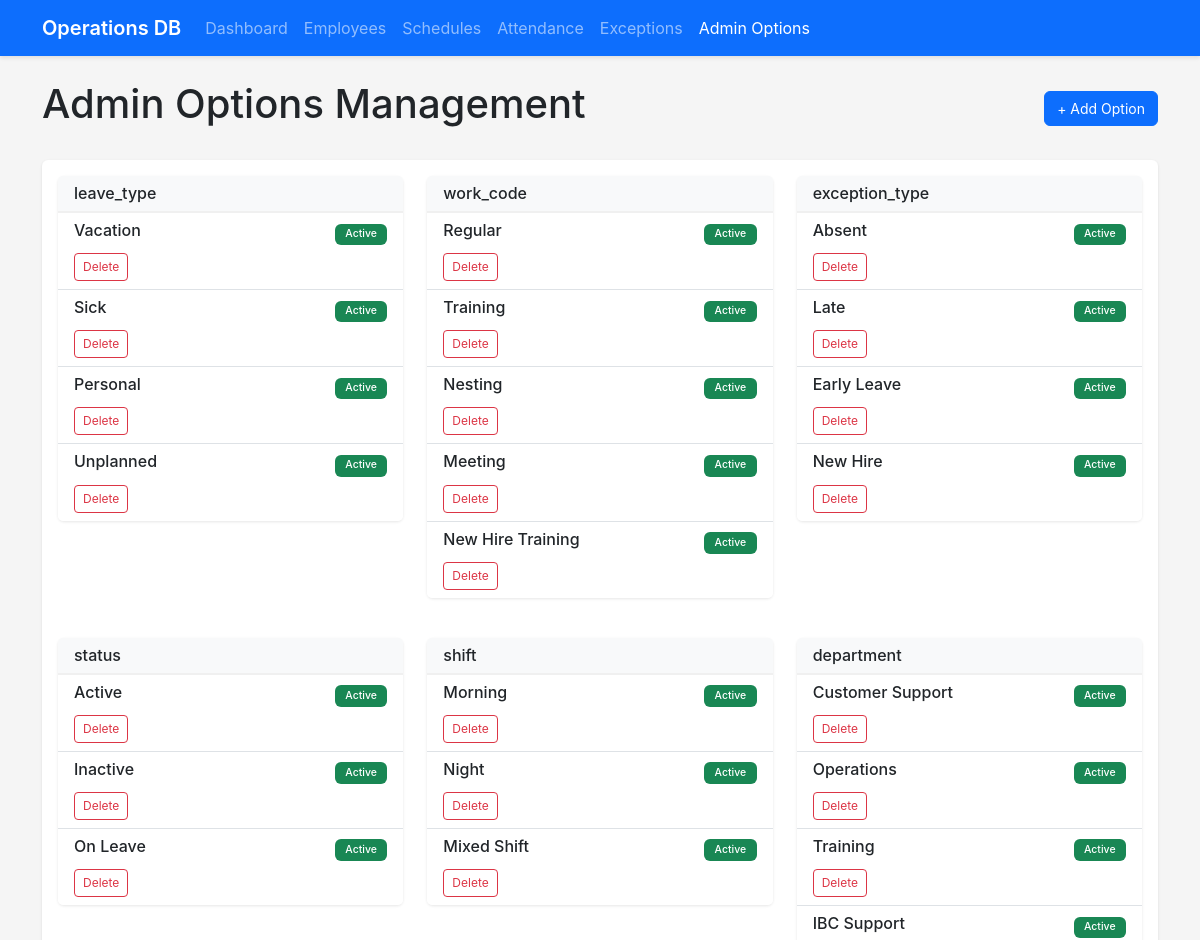
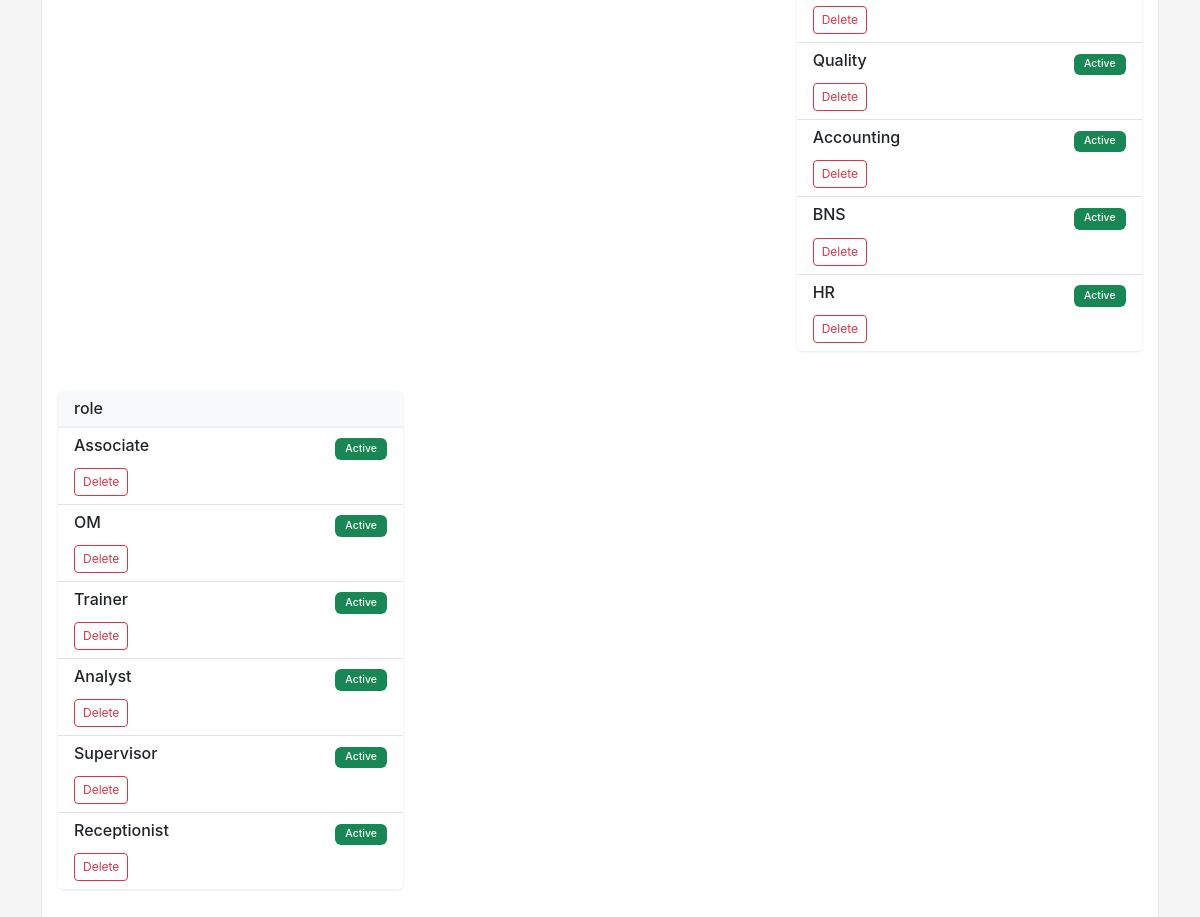
Screenshot of /admin/options (signed in) with the database file from the repository (2 pictures, top to bottom).
### app/models.py (models this page shows, shortened)
class AdminOptions(db.Model):
    __tablename__ = 'admin_options'
    option_id = db.Column(db.Integer, primary_key=True)
    category = db.Column(db.String(50), nullable=False, index=True)
    value = db.Column(db.String(100), nullable=False)
    is_active = db.Column(db.Boolean, default=True)
    created_at = db.Column(db.DateTime, default=datetime.utcnow)
    __table_args__ = (
        db.UniqueConstraint('category', 'value', name='uq_category_value'),
    )

### app/routes/admin.py (the view, shortened to what this page needs)
@bp.route('/admin/options', methods=['GET', 'POST'])
@login_required
def admin_options():
    categories = ['leave_type', 'work_code', 'exception_type', 'status', 'shift', 'department', 'role']
    options_by_category = {}
    for cat in categories:
        options_by_category[cat] = AdminOptions.query.filter_by(category=cat, is_active=True).all()
    return render_template('admin_options.html', categories=categories, options_by_category=options_by_category)

### app/models.py (called while the page is built)
@login_manager.user_loader
def load_user(user_id):
    from app.models import User, DBUser
    user = User.query.get(int(user_id))
    if user:
        return user
    return DBUser.query.get(int(user_id))

### app/templates/admin_options.html (shortened to what this page needs)
<!DOCTYPE html>
<html lang="en">
<head>
    <link href="https://cdn.jsdelivr.net/npm/bootstrap@5.3.0/dist/css/bootstrap.min.css" rel="stylesheet">
    <link rel="stylesheet" href="{{ url_for('static', filename='css/style.css') }}">
</head>
<body>
    <nav class="navbar navbar-expand-lg navbar-dark bg-primary">
        <div class="container">
            <a class="navbar-brand" href="/">Operations DB</a>
            <div class="collapse navbar-collapse" id="navbarNav">
                <ul class="navbar-nav">
                    <li class="nav-item">
                        <a class="nav-link" href="/dashboard">Dashboard</a>
                    </li>
                    <li class="nav-item">
                        <a class="nav-link" href="/employees">Employees</a>
                    </li>
                    <li class="nav-item">
                        <a class="nav-link" href="/schedules">Schedules</a>
                    </li>
                    <li class="nav-item">
                        <a class="nav-link" href="/attendance">Attendance</a>
                    </li>
                    <li class="nav-item">
                        <a class="nav-link" href="/exceptions">Exceptions</a>
                    </li>
                    <li class="nav-item">
                        <a class="nav-link active" href="/admin/options">Admin Options</a>
                    </li>
                </ul>
            </div>
        </div>
    </nav>
    <div class="container mt-4">
        <div class="d-flex justify-content-between align-items-center mb-4">
            <h1>Admin Options Management</h1>
            <button class="btn btn-primary" data-bs-toggle="modal" data-bs-target="#addOptionModal">
                + Add Option
            </button>
        </div>
        <div class="card">
            <div class="card-body">
                <div class="row">
                    {% for category in categories %}
                    <div class="col-md-4 mb-4">
                        <div class="card">
                            <div class="card-header bg-light">
                                <h6 class="mb-0">{{ category }}</h6>
                            </div>
                            <div class="list-group list-group-flush">
                                {% for option in options_by_category[category] %}
                                <div class="list-group-item">
                                    <div class="d-flex w-100 justify-content-between">
                                        <h6 class="mb-1">{{ option.value }}</h6>
                                        <small>{% if option.is_active %}<span class="badge bg-success">Active</span>{% else %}<span class="badge bg-secondary">Inactive</span>{% endif %}</small>
                                    </div>
                                    <div class="mt-2">
                                        <button class="btn btn-sm btn-outline-danger" onclick="deleteOption({{ option.option_id }})">Delete</button>
                                    </div>
                                </div>
                                {% endfor %}
                            </div>
                        </div>
                    </div>
                    {% endfor %}
                </div>
            </div>
        </div>
    </div>
</body>
</html>

### app/static/css/style.css (style rules this page uses)
:root { --primary-color: #0d6efd; --secondary-color: #6c757d; --success-color: #198754; --danger-color: #dc3545; --warning-color: #ffc107; --info-color: #0dcaf0; --light-color: #f8f9fa; --dark-color: #212529; }
body { font-family: -apple-system, BlinkMacSystemFont, 'Segoe UI', Roboto, 'Helvetica Neue', Arial, sans-serif; background-color: #f5f5f5; }
.navbar { box-shadow: 0 2px 4px rgba(0, 0, 0, 0.1); }
.navbar-brand { font-weight: 600; font-size: 1.25rem; }
.card { box-shadow: 0 1px 3px rgba(0, 0, 0, 0.1); border: none; margin-bottom: 1rem; }
.card-header { font-weight: 600; background-color: #fff; border-bottom: 2px solid #f0f0f0; }
.btn { font-size: 0.875rem; }
.btn-sm { font-size: 0.75rem; }
.badge { font-weight: 500; padding: 0.35rem 0.65rem; }

### rows the page displays
AdminOptions: value "Vacation", is_active "Active"
AdminOptions: value "Sick", is_active "Active"
AdminOptions: value "Personal", is_active "Active"
AdminOptions: value "Unplanned", is_active "Active"
AdminOptions: value "Regular", is_active "Active"
AdminOptions: value "Training", is_active "Active"
AdminOptions: value "Nesting", is_active "Active"
AdminOptions: value "Meeting", is_active "Active"
AdminOptions: value "New Hire Training", is_active "Active"
AdminOptions: value "Absent", is_active "Active"
AdminOptions: value "Late", is_active "Active"
AdminOptions: value "Early Leave", is_active "Active"
AdminOptions: value "New Hire", is_active "Active"
AdminOptions: value "Active", is_active "Active"
AdminOptions: value "Inactive", is_active "Active"
AdminOptions: value "On Leave", is_active "Active"
AdminOptions: value "Morning", is_active "Active"
AdminOptions: value "Night", is_active "Active"
AdminOptions: value "Mixed Shift", is_active "Active"
AdminOptions: value "Customer Support", is_active "Active"
AdminOptions: value "Operations", is_active "Active"
AdminOptions: value "Training", is_active "Active"
AdminOptions: value "IBC Support", is_active "Active"
AdminOptions: value "Quality", is_active "Active"
AdminOptions: value "Accounting", is_active "Active"
AdminOptions: value "BNS", is_active "Active"
AdminOptions: value "HR", is_active "Active"
AdminOptions: value "Associate", is_active "Active"
AdminOptions: value "OM", is_active "Active"
AdminOptions: value "Trainer", is_active "Active"
AdminOptions: value "Analyst", is_active "Active"
AdminOptions: value "Supervisor", is_active "Active"
AdminOptions: value "Receptionist", is_active "Active"

### other values shown
{{ category }} "leave_type" "work_code" "exception_type" "status" "shift" "department" "role"
